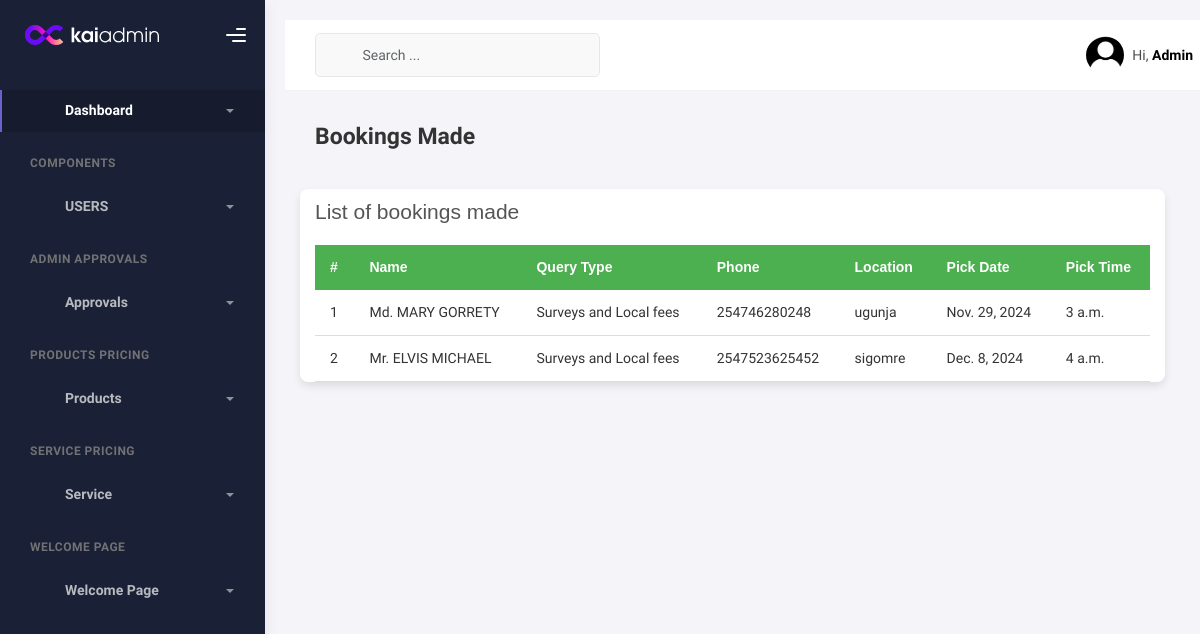
The app's page /booking_made with its own data.
### welcome/models.py (models this page shows, shortened)
class booking(models.Model):
    query_type = models.CharField(max_length=50, null=False, blank=False)
    location = models.CharField(max_length=50, null=False, blank=False)
    pick_date = models.DateField()
    pick_time = models.TimeField()
    name = models.CharField(max_length=255, null=False, blank=False, default="XXXXXXXX")
    phone = models.CharField(max_length=13, null=False, blank=False, default="XXXXXXXX")

### custom_admin/views.py (the view)
# urls.py: path('booking_made', views.booking_made, name='booking_made'),
def booking_made(request):
    book = booking.objects.all()
    return render(request, 'admincustom/bookings_made.html', {'book': book})

### custom_admin/templates/admincustom/bookings_made.html (shortened to what this page needs)
{% load static %}
<!DOCTYPE html>
<html lang="en">
<head>
    <link href="https://cdn.jsdelivr.net/npm/bootstrap-icons/font/bootstrap-icons.css" rel="stylesheet">
    <link href="https://cdn.jsdelivr.net/npm/bootstrap@5.3.3/dist/css/bootstrap.min.css" rel="stylesheet"
>
    <link rel="stylesheet" href="{% static 'assets/css/bootstrap.min.css' %}"/>
    <link rel="stylesheet" href="{% static 'assets/css/plugins.min.css' %}"/>
    <link rel="stylesheet" href="{% static 'assets/css/kaiadmin.min.css' %}"/>
</head>
<body>
<div class="wrapper">
    <div class="sidebar" data-background-color="dark">
        <div class="sidebar-logo">
            <div class="logo-header" data-background-color="dark">
                <a href="/custo" class="logo">
                    <img
                            src="{% static 'assets/img/kaiadmin/logo_light.svg' %}"
                            alt="navbar brand"
                            class="navbar-brand"
                            height="20"
                    />
                </a>
                <div class="nav-toggle">
                    <button class="btn btn-toggle toggle-sidebar">
                        <i class="gg-menu-right"></i>
                    </button>
                </div>
            </div>
        </div>
        <div class="sidebar-wrapper scrollbar scrollbar-inner">
            <div class="sidebar-content">
                <ul class="nav nav-secondary">
                    <li class="nav-item active">
                        <a
                                data-bs-toggle="collapse"
                                href="#dashboard"
                                class="collapsed"
                                aria-expanded="false"
                        >
                            <i class="fas fa-home"></i>
                            <p>Dashboard</p>
                            <span class="caret"></span>
                        </a>
                    </li>
                    <li class="nav-section">
                        <h4 class="text-section">Components</h4>
                    </li>
                    <li class="nav-item">
                        <a data-bs-toggle="collapse" href="#base">
                            <i class="fas fa-layer-group"></i>
                            <p>USERS</p>
                            <span class="caret"></span>
                        </a>
                    </li>
                    <li class="nav-section">
                        <h4 class="text-section">ADMIN APPROVALS</h4>
                    </li>
                    <li class="nav-item">
                        <a data-bs-toggle="collapse" href="#sidebarLayouts">
                            <i class="fas fa-th-list"></i>
                            <p>Approvals</p>
                            <span class="caret"></span>
                        </a>
                    </li>
                    <li class="nav-section">
                        <h4 class="text-section">PRODUCTS PRICING</h4>
                    </li>
                    <li class="nav-item">
                        <a data-bs-toggle="collapse" href="#forms">
                            <i class="fas fa-pen-square"></i>
                            <p>Products</p>
                            <span class="caret"></span>
                        </a>
                    </li>
                    <li class="nav-section">
                        <h4 class="text-section">SERVICE PRICING</h4>
                    </li>
                    <li class="nav-item">
                        <a data-bs-toggle="collapse" href="#tables">
                            <i class="fas fa-table"></i>
                            <p>Service</p>
                            <span class="caret"></span>
                        </a>
                    </li>
                    <li class="nav-section">
                        <h4 class="text-section">WELCOME PAGE</h4>
                    </li>
                    <li class="nav-item">
                        <a data-bs-toggle="collapse" href="#maps">
                            <i class="fas fa-map-marker-alt"></i>
                            <p>Welcome Page</p>
                            <span class="caret"></span>
                        </a>
                    </li>
                </ul>
            </div>
        </div>
    </div>
    <div class="main-panel">
        <div class="main-header">
            <nav
                    class="navbar navbar-header navbar-header-transparent navbar-expand-lg border-bottom"
            >
                <div class="container-fluid">
                    <nav
                            class="navbar navbar-header-left navbar-expand-lg navbar-form nav-search p-0 d-none d-lg-flex"
                    >
                        <div class="input-group">
                            <div class="input-group-prepend">
                                <button type="submit" class="btn btn-search pe-1">
                                    <i class="fa fa-search search-icon"></i>
                                </button>
                            </div>
                            <input
                                    type="text"
                                    placeholder="Search ..."
                                    class="form-control"
                            />
                        </div>
                    </nav>
                    <ul class="navbar-nav topbar-nav ms-md-auto align-items-center">
                        <li class="nav-item topbar-user dropdown hidden-caret">
                            <a
                                    class="dropdown-toggle profile-pic"
                                    data-bs-toggle="dropdown"
                                    href="#"
                                    aria-expanded="false"
                            >
                                <div class="avatar-sm">
                                    <img
                                            src="{% static 'assets/img/profile4.jpg' %}"
                                            alt="..."
                                            class="avatar-img rounded-circle"
                                    />
                                </div>
                                <span class="profile-username">
                      <span class="op-7">Hi,</span>
                      <span class="fw-bold">Admin</span>
                    </span>
                            </a>
                        </li>
                    </ul>
                </div>
            </nav>
        </div>
        <div class="container">
            <div class="page-inner">
                <div
                        class="d-flex align-items-left align-items-md-center flex-column flex-md-row pt-2 pb-4"
                >
                    <div>
                        <h3 class="fw-bold mb-3">Bookings Made</h3>
                    </div>
                </div>
                <div class="row">
                    </head>
                    <body>
                    <div class="table-container">
                        <table>
                            <caption>List of bookings made</caption>
                            <thead>
                            <tr>
                                <th>#</th>
                                <th>Name</th>
                                <th>Query Type</th>
                                <th>Phone</th>
                                <th>Location</th>
                                <th>Pick Date</th>
                                <th>Pick Time</th>
                            </tr>
                            </thead>
                            {% for books in book %}
                            <tbody>
                            <tr>
                                <td>{{ forloop.counter }}</td>
                                <td>{{ books.name }}</td>
                                <td>{{ books.query_type }}</td>
                                <td>{{ books.phone }}</td>
                                <td>{{ books.location }}</td>
                                <td>{{ books.pick_date }}</td>
                                <td>{{ books.pick_time }}</td>
                            </tr>
                            </tbody>
                            {% endfor %}
                        </table>
                    </div>
</div>
</div>
</div>
</body>
</html>

### custom_admin/templates/admincustom/bookings_made.html (style rules this page uses)
body { font-family: Arial, sans-serif; margin: 20px; background-color: #f4f4f9; color: #333; }
.table-container { overflow-x: auto; box-shadow: 0 4px 8px rgba(0, 0, 0, 0.1); border-radius: 8px; background: white; }
table { width: 100%; border-collapse: collapse; min-width: 600px; }
th, td { text-align: left; padding: 12px 15px; word-wrap: break-word; }
th { background-color: #4CAF50; color: white; font-weight: bold; }
td { border-bottom: 1px solid #ddd; }
caption { caption-side: top; font-size: 1.5em; margin-bottom: 10px; color: #555; }

### records on screen
booking: name "Md. MARY GORRETY", query_type "Surveys and Local fees", phone "254746280248", location "ugunja", pick_date "Nov. 29, 2024", pick_time "3 a.m."
booking: name "Mr. ELVIS MICHAEL", query_type "Surveys and Local fees", phone "2547523625452", location "sigomre", pick_date "Dec. 8, 2024", pick_time "4 a.m."
